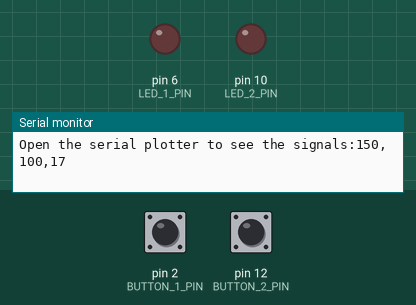
Recording of a sketch running on a simulated Arduino Uno, built with avr-gcc and run on an emulated ATmega328P. Shown: output pins drawn as LEDs (lit = HIGH), the last lines printed to the serial monitor. Dashed ring = blinking. Inputs (shaded band) come from the test bench; at power-on: pin 2 (BUTTON_1_PIN) HIGH, pin 12 (BUTTON_2_PIN) HIGH.

Above: at 1.2 s.
1.3 s: pin 2 (BUTTON_1_PIN) pulled LOW for 0.15 s
At 2.1 s:
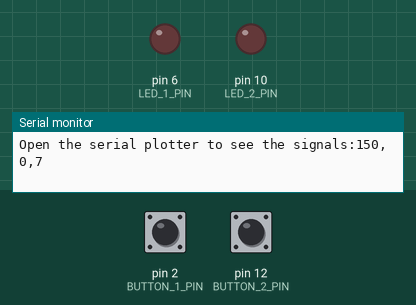
2.9 s: pin 12 (BUTTON_2_PIN) pulled LOW for 1 s
At 3.33 s:
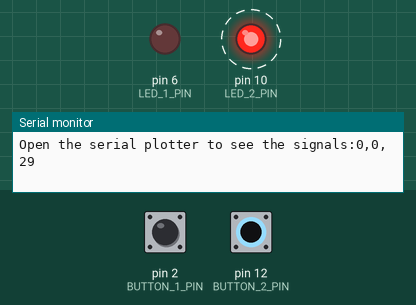
5.9 s: pin 2 (BUTTON_1_PIN) pulled LOW for 1 s
8.9 s: pin 12 (BUTTON_2_PIN) pulled LOW for 3.2 s
At 13.0 s:
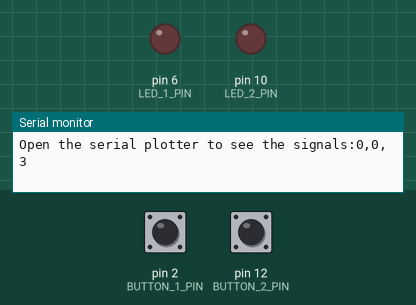
15.1 s: pin 2 (BUTTON_1_PIN) driven LOW and pin 12 (BUTTON_2_PIN) driven LOW
At 16.2 s:
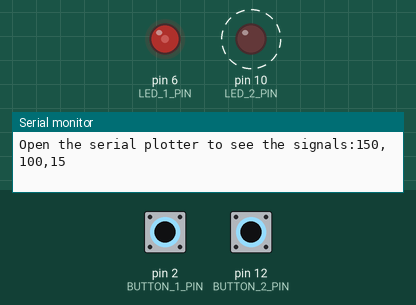
18.1 s: pin 12 (BUTTON_2_PIN) driven HIGH
At 19.1 s:
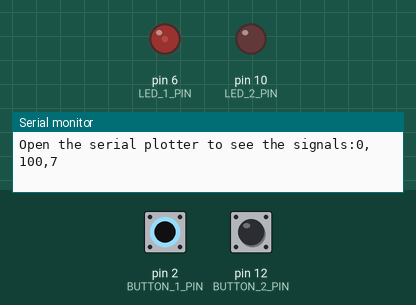
Timing chart, 0 to 22.1 s (numbered marks = the images above; inputs shaded):
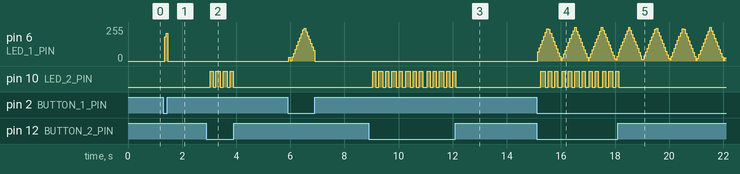

The sketch:

1c-modulo.ino
```cpp
// Simulation:
// https://wokwi.com/projects/368604124891332609

// A recipe for non-blocking arduino code can be found here:
// https://github.com/nosknut/arduino-course-v2023/blob/main/IELET1002/ArduinoExampleCode/FromBlockingToNonBlocking/FromBlockingToNonBlocking.ino

/////////////////////////////////////
///////////// LED Code //////////////
/////////////////////////////////////

const int LED_1_PIN = 6;
const int LED_2_PIN = 10;

void setupLeds()
{
    pinMode(LED_1_PIN, OUTPUT);
    pinMode(LED_2_PIN, OUTPUT);
}

/////////////////////////////////////
/////// Button 1 State Code /////////
/////////////////////////////////////

const int BUTTON_1_PIN = 2;

bool button1State = false;

// The time when the button state last changed
unsigned long button1DebounceTimer = 0;
unsigned long button1DebounceTimeout = 50;

// Updates the global variable button1State with
// the current debounced state of the button.
// Do not call this function directly. Use updateButton1 instead.
// https://docs.arduino.cc/built-in-examples/digital/Debounce
void updateButton1State()
{

    if ((millis() - button1DebounceTimer) < button1DebounceTimeout)
    {
        // Exit the function if the timeout has not expired
        return;
    }

    // Because the button is wired as a pullup circuit,
    // the pin will detect a LOW signal when the button is pressed,
    // and a HIGH signal when the button is not pressed.
    bool newState = digitalRead(BUTTON_1_PIN) == LOW;

    if (newState != button1State)
    {
        // Reset the debounce timer if the state has changed
        button1DebounceTimer = millis();
    }

    // Update the global variable that
    // the rest of the program uses
    button1State = newState;
}

/////////////////////////////////////
///// Button 1 Edge Detection ///////
/////////////////////////////////////

/*
Becomes true for one loop when the button state has a rising edge.
A rising edge is when the button state changes from 0 to 1
Example:
    if (button1RisingEdge)
    {
        // Do something once per button press
    }
*/
bool button1RisingEdge = false;

// The oposite of button1RisingEdge
bool button1FallingEdge = false;

bool button1PreviousState = false;

// Updates the global variables button1RisingEdge and button1RisingEdge.
// Do not call this function directly. Use updateButton1 instead.
// https://docs.arduino.cc/built-in-examples/digital/StateChangeDetection
void updateButton1EdgeDetection()
{
    // A rising edge is detected when the state is 1 and it used to be 0: 1 && !0
    button1RisingEdge = button1State && !button1PreviousState;

    // A falling edge is detected when the state is 0 and it used to be 1: !0 && 1
    button1FallingEdge = !button1State && button1PreviousState;

    // Update the previous state for the next time this function is called
    button1PreviousState = button1State;
}

/////////////////////////////////////
//////////// Button 1 ///////////////
/////////////////////////////////////

void setupButton1()
{
    pinMode(BUTTON_1_PIN, INPUT_PULLUP);
}

// Updates everything needed to use the global variables
// button1State, button1RisingEdge and button1FallingEdge.
// Call this function in void loop().
void updateButton1()
{
    updateButton1State();
    updateButton1EdgeDetection();
}

/////////////////////////////////////
/////// Button 2 State Code /////////
/////////////////////////////////////

const int BUTTON_2_PIN = 12;

bool button2State = false;

// The time when the button state last changed
unsigned long button2DebounceTimer = 0;
unsigned long button2DebounceTimeout = 50;

// Updates the global variable button2State with
// the current debounced state of the button.
// Do not call this function directly. Use updateButton2 instead.
// https://docs.arduino.cc/built-in-examples/digital/Debounce
void updateButton2State()
{

    if ((millis() - button2DebounceTimer) < button2DebounceTimeout)
    {
        // Exit the function if the timeout has not expired
        return;
    }

    // Because the button is wired as a pullup circuit,
    // the pin will detect a LOW signal when the button is pressed,
    // and a HIGH signal when the button is not pressed.
    bool newState = digitalRead(BUTTON_2_PIN) == LOW;

    if (newState != button2State)
    {
        // Reset the debounce timer if the state has changed
        button2DebounceTimer = millis();
    }

    // Update the global variable that
    // the rest of the program uses
    button2State = newState;
}

/////////////////////////////////////
///// Button 2 Edge Detection ///////
/////////////////////////////////////

/*
Becomes true for one loop when the button state has a rising edge.
A rising edge is when the button state changes from 0 to 1
Example:
    if (button2RisingEdge)
    {
        // Do something once per button press
    }
*/
bool button2RisingEdge = false;

// The oposite of button2RisingEdge
bool button2FallingEdge = false;

bool button2PreviousState = false;

// Updates the global variables button2RisingEdge and button2RisingEdge.
// Do not call this function directly. Use updateButton2 instead.
// https://docs.arduino.cc/built-in-examples/digital/StateChangeDetection
void updateButton2EdgeDetection()
{
    // A rising edge is detected when the state is 2 and it used to be 0: 2 && !0
    button2RisingEdge = button2State && !button2PreviousState;

    // A falling edge is detected when the state is 0 and it used to be 1: !0 && 1
    button2FallingEdge = !button2State && button2PreviousState;

    // Update the previous state for the next time this function is called
    button2PreviousState = button2State;
}

/////////////////////////////////////
//////////// Button 2 ///////////////
/////////////////////////////////////

void setupButton2()
{
    pinMode(BUTTON_2_PIN, INPUT_PULLUP);
}

// Updates everything needed to use the global variables
// button2State, button2RisingEdge and button2FallingEdge.
// Call this function in void loop().
void updateButton2()
{
    updateButton2State();
    updateButton2EdgeDetection();
}

/////////////////////////////////////
/////// Square Modulator Code ///////
/////////////////////////////////////

/**
 * @param frequency The frequency of the square wave in Hz (Hertz).
 * @param amplitude The maximum value of the wave.
 * @param offset The offset of the square wave in ms (milliseconds).
 * @return A square wave with the given frequency and offset.
*/
long getSquareWave(double frequency, long amplitude, long offset)
{
    // The period of the square wave in ms (milliseconds)
    // the period is the time in ms (milliseconds) it takes for the
    // wave to complete one cycle (from 0 to 1 and back to 0)
    unsigned long period = 1000 / frequency;

    // The time since the program started + the offset
    // that skews the function in time.
    unsigned long time = millis() + offset;

    // https://www.arduino.cc/reference/en/language/structure/arithmetic-operators/remainder/
    // https://infosys.beckhoff.com/content/1033/tf5100_tc3_nc_i/Images/gif/3292507403__en-US__Web.gif
    double periodicTime = time % period;

    unsigned long halfPeriod = period / 2;

    // The square wave is 1 for the first half of the
    // period, and 0 for the second half of the period
    bool currentSquareWaveValue = periodicTime < halfPeriod;

    // Generate a value that is either equal to 0 or the amplitude
    if (currentSquareWaveValue == 1)
    {
        return amplitude;
    }
    else
    {
        return 0;
    }
}

/////////////////////////////////////
////// Triangle Modulator Code //////
/////////////////////////////////////

/**
 * Generates the following type of signal:
 * https://www.statisticshowto.com/wp-content/uploads/2019/12/triangle-wave-function.png
 * @param frequency The frequency of the wave in Hz (Hertz).
 * @param amplitude The maximum value of the wave.
 * @param offset The offset of the wave in ms (milliseconds).
 * @return A triangle wave with the given frequency and maximum value.
*/
unsigned long getTriangleWave(double frequency, long amplitude, long offset)
{
    // The period of the square wave in ms (milliseconds)
    // the period is the time in ms (milliseconds) it takes for the
    // wave to complete one cycle (from 0 to max and back to 0)
    unsigned long period = 1000 / frequency;

    // The time since the program started + the offset
    // that skews the function in time.
    unsigned long time = millis() + offset;

    // https://www.arduino.cc/reference/en/language/structure/arithmetic-operators/remainder/
    // https://infosys.beckhoff.com/content/1033/tf5100_tc3_nc_i/Images/gif/3292507403__en-US__Web.gif
    unsigned long periodicTime = time % period;

    unsigned long halfPeriod = period / 2;

    // The signal is 0 at the start of the period,
    // and increases linearly until half way through the period
    // where it is equal to the amplitude.
    // Then it decreases linearly until the end of the period
    // where it is equal to 0 again.
    if (periodicTime < halfPeriod)
    {
        // https://www.arduino.cc/reference/en/language/functions/math/map/
        return map(periodicTime, 0, halfPeriod, 0, amplitude);
    }
    else
    {
        // https://www.arduino.cc/reference/en/language/functions/math/map/
        return map(periodicTime, halfPeriod, period, amplitude, 0);
    }
}

/////////////////////////////////////
///// Update Winner Led Code ////////
/////////////////////////////////////

int winnerLedPin = 0;
bool runCelebrateWinnerLed = false;

void startWinnerCelebrationLed(int ledPin)
{
    winnerLedPin = ledPin;
    runCelebrateWinnerLed = true;
}

void stopWinnerCelebrationLed()
{
    runCelebrateWinnerLed = false;
    digitalWrite(winnerLedPin, LOW);
}

// Rapidly fades the winner LED in and out
void updateWinnerCelebrationLed()
{
    if (!runCelebrateWinnerLed)
    {
        // Exit the function
        return;
    }

    analogWrite(winnerLedPin, getTriangleWave(1, 255, 0));
}

/////////////////////////////////////
///// Update Looser Led Code ////////
/////////////////////////////////////

int looserLedPin = 0;
bool runHumiliateLooserLed = false;

void startLooserHumiliationLed(int ledPin)
{
    looserLedPin = ledPin;
    runHumiliateLooserLed = true;
}

void stopLooserHumiliationLed()
{
    runHumiliateLooserLed = false;
    digitalWrite(looserLedPin, LOW);
}

// Rapidly fades the winner LED in and out
void updateLooserHumiliationLed()
{
    if (!runHumiliateLooserLed)
    {
        // Exit the function
        return;
    }

    analogWrite(looserLedPin, getSquareWave(4, 255, 0));
}

/////////////////////////////////////
/////////// Led Test Code ///////////
/////////////////////////////////////

void updateLedTest()
{
    if (button1RisingEdge)
    {
        startWinnerCelebrationLed(LED_1_PIN);
    }

    if (button2RisingEdge)
    {
        startLooserHumiliationLed(LED_2_PIN);
    }

    if (button1FallingEdge)
    {
        stopWinnerCelebrationLed();
    }

    if (button2FallingEdge)
    {
        stopLooserHumiliationLed();
    }
}

/////////////////////////////////////
/////////// Main Code ///////////////
/////////////////////////////////////

void setup()
{
    Serial.begin(9600);

    setupLeds();
    setupButton1();
    setupButton2();
}

void loop()
{
    updateButton1();
    updateButton2();

    updateLedTest();

    updateWinnerCelebrationLed();
    updateLooserHumiliationLed();

    // Print the square wave and triangle wave to the serial plotter
    // to see what they look like.
    Serial.print("Open the serial plotter to see the signals:");
    Serial.print(getSquareWave(0.2, 150, 0));
    Serial.print(",");
    // 1000ms offset
    Serial.print(getSquareWave(0.2, 100, 1000));
    Serial.print(",");
    Serial.println(getTriangleWave(1, 50, 0));
}
```

Measured:
- after the input at 1.3 s, pin 6 (LED_1_PIN): 0/255 → 181/255 after 0.06 s, → 210/255 0.06 s later, → 0/255 0.06 s later
- after the input at 2.9 s, pin 10 (LED_2_PIN): alternates HIGH for 0.13 s and LOW for 0.11 s, 8 changes in all, then stays LOW, starting after 0.14 s
- after the input at 8.9 s, pin 10 (LED_2_PIN): alternates HIGH for 0.11 s and LOW for 0.11 s, 26 changes in all, then stays LOW, starting after 0.14 s
- after the input at 18.1 s, pin 10 (LED_2_PIN): goes on until 18.1 s, then stays LOW
